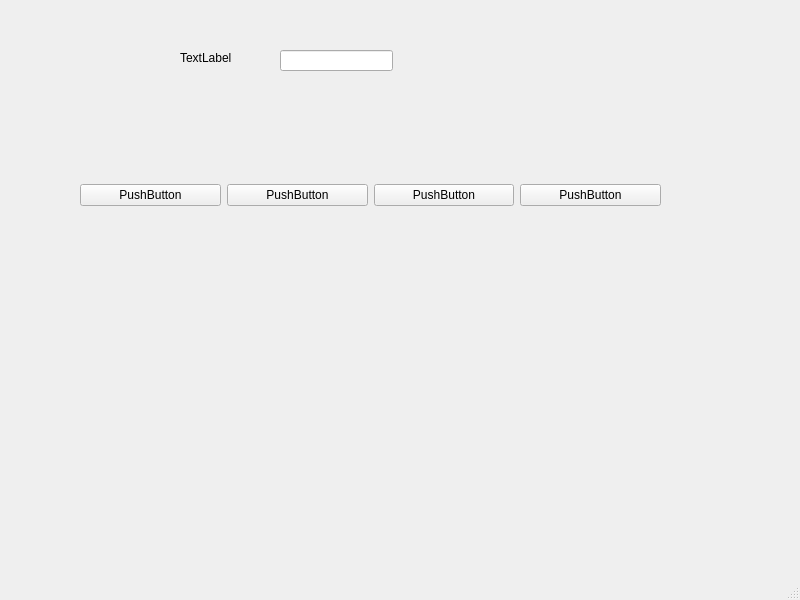
<?xml version="1.0" encoding="UTF-8"?>
<ui version="4.0">
 <class>MainWindow</class>
 <widget class="QMainWindow" name="MainWindow">
  <property name="geometry">
   <rect>
    <x>0</x>
    <y>0</y>
    <width>800</width>
    <height>600</height>
   </rect>
  </property>
  <property name="windowTitle">
   <string>MainWindow</string>
  </property>
  <widget class="QWidget" name="centralwidget">
   <widget class="QWidget" name="layoutWidget">
    <property name="geometry">
     <rect>
      <x>80</x>
      <y>120</y>
      <width>581</width>
      <height>151</height>
     </rect>
    </property>
    <layout class="QHBoxLayout" name="horizontalLayout">
     <item>
      <widget class="QPushButton" name="pushButton">
       <property name="text">
        <string>PushButton</string>
       </property>
      </widget>
     </item>
     <item>
      <widget class="QPushButton" name="pushButton_2">
       <property name="text">
        <string>PushButton</string>
       </property>
      </widget>
     </item>
     <item>
      <widget class="QPushButton" name="pushButton_3">
       <property name="text">
        <string>PushButton</string>
       </property>
      </widget>
     </item>
     <item>
      <widget class="QPushButton" name="pushButton_4">
       <property name="text">
        <string>PushButton</string>
       </property>
      </widget>
     </item>
    </layout>
   </widget>
   <widget class="QLabel" name="label">
    <property name="geometry">
     <rect>
      <x>180</x>
      <y>50</y>
      <width>72</width>
      <height>15</height>
     </rect>
    </property>
    <property name="text">
     <string>TextLabel</string>
    </property>
    <property name="buddy">
     <cstring>lineEdit</cstring>
    </property>
   </widget>
   <widget class="QLineEdit" name="lineEdit">
    <property name="geometry">
     <rect>
      <x>280</x>
      <y>50</y>
      <width>113</width>
      <height>21</height>
     </rect>
    </property>
   </widget>
  </widget>
  <widget class="QMenuBar" name="menubar">
   <property name="geometry">
    <rect>
     <x>0</x>
     <y>0</y>
     <width>800</width>
     <height>26</height>
    </rect>
   </property>
  </widget>
  <widget class="QStatusBar" name="statusbar"/>
 </widget>
 <resources/>
 <connections/>
</ui>
